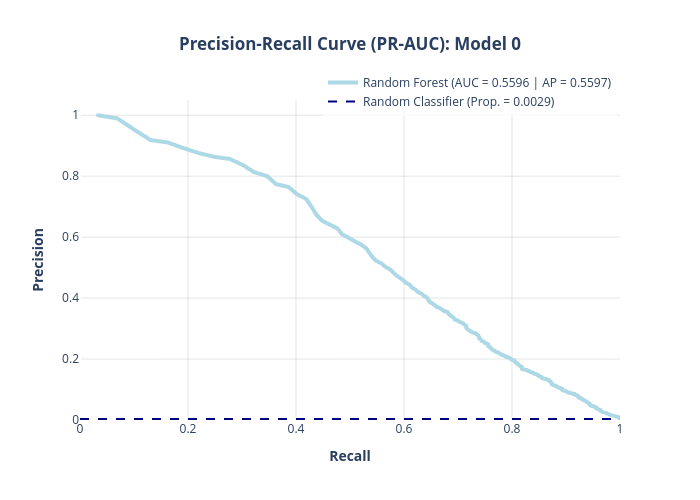

The cell this chart's notebook holds for it:
### Code cell
plot_PRAUC(precision_rf_0, recall_rf_0, pr_auc_rf_0, ap_rf_0, "Random Forest", "Model 0", "lightblue")

### Figure 1 — Plotly figure (JSON) as saved in the notebook; plotly's stock layout.template omitted (floating-point values rounded to 4 significant figures; data arrays with more than 128 entries replaced by an {"elided": "..."} marker saying what was removed)
{"data": [{"hovertemplate": "<b>Recall:</b> %{x:.4f}<br><b>Precision:</b> %{y:.4f}<extra></extra>", "legendgroup": "", "line": {"color": "lightblue", "dash": "solid", "width": 4}, "marker": {"symbol": "circle"}, "mode": "lines", "name": "Random Forest (AUC = 0.5596 | AP = 0.5597)", "showlegend": true, "type": "scattergl", "x": {"elided": "9361 float values"}, "xaxis": "x", "y": {"elided": "9361 float values"}, "yaxis": "y"}, {"hovertemplate": "=%{y}<extra></extra>", "legendgroup": "", "line": {"color": "navy", "dash": "dash", "width": 2}, "marker": {"color": "#636efa", "symbol": "circle"}, "mode": "lines", "name": "Random Classifier (Prop. = 0.0029)", "orientation": "v", "showlegend": true, "type": "scatter", "x": [null], "xaxis": "x", "y": [null], "yaxis": "y"}], "layout": {"autosize": false, "height": 500, "legend": {"bgcolor": "rgba(255, 255, 255, 0.8)", "tracegroupgap": 0, "x": 0.45, "y": 1.1}, "plot_bgcolor": "white", "shapes": [{"line": {"color": "navy", "dash": "dash", "width": 2}, "type": "line", "x0": 0, "x1": 1, "y0": 0.002941, "y1": 0.002941}], "title": {"text": "<b>Precision-Recall Curve (PR-AUC): Model 0</b>", "x": 0.5}, "width": 700, "xaxis": {"anchor": "y", "domain": [0, 1], "gridcolor": "rgba(0,0,0,0.1)", "range": [0, 1], "title": {"text": "<b>Recall<b>"}}, "yaxis": {"anchor": "x", "domain": [0, 1], "gridcolor": "rgba(0,0,0,0.1)", "range": [0, 1.05], "title": {"text": "<b>Precision<b>"}}}}
